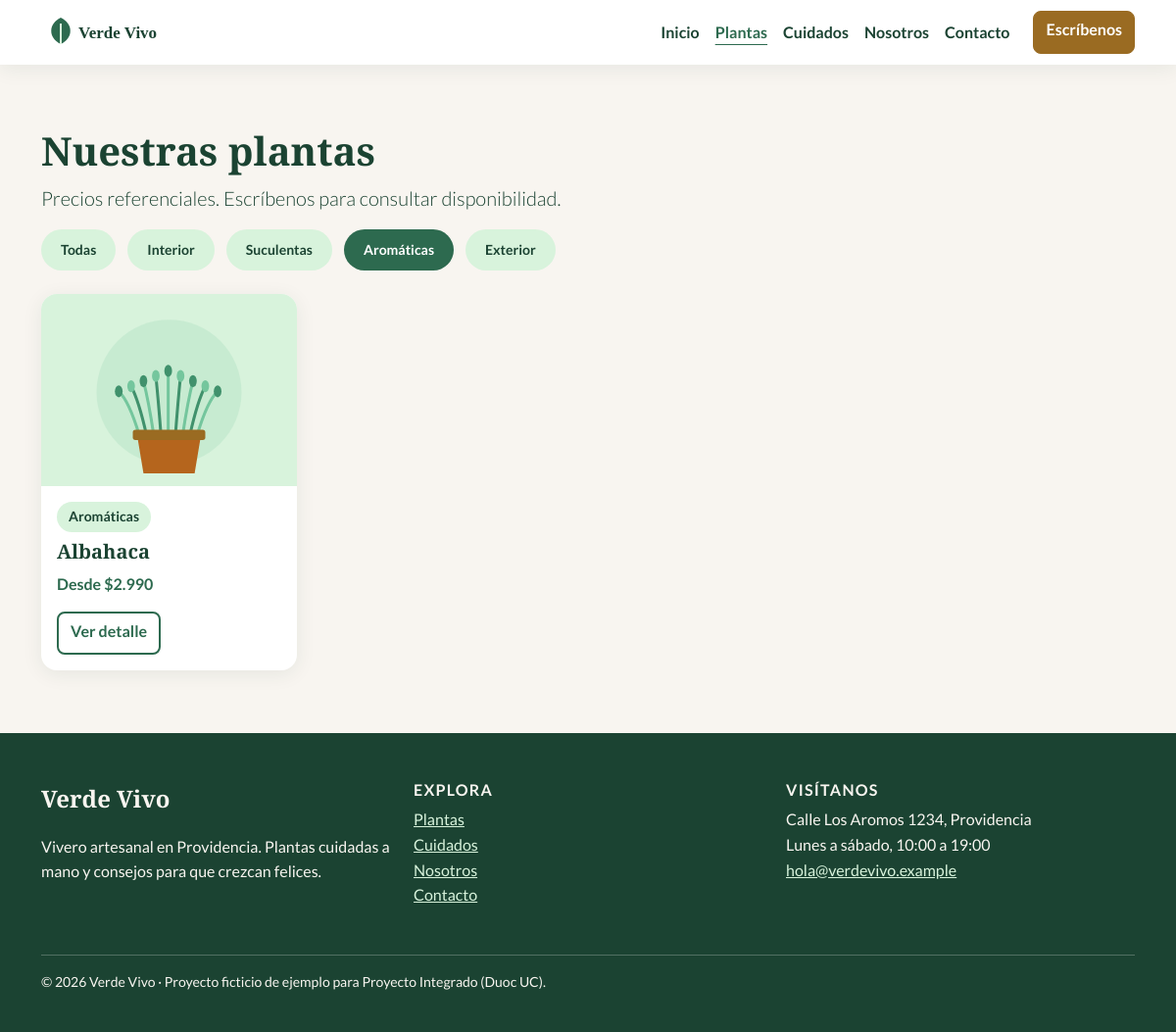
The app's page /plantas.php?categoria=aromaticas with its own data.
### tables this page shows
CREATE TABLE vv_categorias (
  c_id     INT AUTO_INCREMENT PRIMARY KEY,
  c_nombre VARCHAR(60) NOT NULL,
  c_slug   VARCHAR(60) NOT NULL UNIQUE
);

CREATE TABLE vv_plantas (
  p_id           INT AUTO_INCREMENT PRIMARY KEY,
  p_nombre       VARCHAR(120) NOT NULL,
  p_cientifico   VARCHAR(120) DEFAULT NULL,
  p_descripcion  TEXT NOT NULL,
  p_luz          VARCHAR(120) DEFAULT NULL,
  p_riego        VARCHAR(120) DEFAULT NULL,
  p_precio       INT UNSIGNED NOT NULL,
  p_imagen       VARCHAR(255) DEFAULT NULL,
  p_categoria_id INT DEFAULT NULL,
  p_destacada    TINYINT(1) NOT NULL DEFAULT 0,
  CONSTRAINT fk_planta_categoria FOREIGN KEY (p_categoria_id)
    REFERENCES vv_categorias (c_id) ON DELETE SET NULL
);

### class/db.php (called while the page is built, shortened)
<?php
class db {
    protected $connection;
    protected $query;
    public function __construct($dbhost = 'localhost', $dbuser = 'root', $dbpass = '', $dbname = '', $charset = 'utf8mb4') {
        $this->connection = @new mysqli($dbhost, $dbuser, $dbpass, $dbname);
        $this->connection->set_charset($charset);
    }
    public function query($query) {
        if ($this->query = $this->connection->prepare($query)) {
            if (func_num_args() > 1) {
                $x = func_get_args();
                $args = array_slice($x, 1);
                $types = '';
                $args_ref = array();
                foreach ($args as $k => &$arg) {
                    if (is_array($args[$k])) {
                        foreach ($args[$k] as $j => &$a) {
                            $types .= $this->_gettype($args[$k][$j]);
                            $args_ref[] = &$a;
                        }
                    } else {
                        $types .= $this->_gettype($args[$k]);
                        $args_ref[] = &$arg;
                    }
                }
                array_unshift($args_ref, $types);
                call_user_func_array(array($this->query, 'bind_param'), $args_ref);
            }
            $this->query->execute();
        } else {
            $this->error('No se puede preparar la declaración de MySQL (revisa tu sintaxis) - ' . $this->connection->error);
        }
        return $this;
    }
    public function fetchAll($callback = null) {
        $params = array();
        $row = array();
        $meta = $this->query->result_metadata();
        while ($field = $meta->fetch_field()) {
            $params[] = &$row[$field->name];
        }
        call_user_func_array(array($this->query, 'bind_result'), $params);
        $result = array();
        while ($this->query->fetch()) {
            $r = array();
            foreach ($row as $key => $val) {
                $r[$key] = $val;
            }
            if ($callback != null && is_callable($callback)) {
                $value = call_user_func($callback, $r);
                if ($value == 'break') {
                    break;
                }
            } else {
                $result[] = $r;
            }
        }
        return $result;
    }
    private function _gettype($var) {
        if (is_string($var)) return 's';
        return 'b';
    }
}

### class/helpers.php (called while the page is built)
<?php
function e($texto) {
    return htmlspecialchars((string)$texto, ENT_QUOTES, 'UTF-8');
}
function precio($valor) {
    return '$' . number_format((int)$valor, 0, ',', '.');
}

### plantas.php (the view, shortened to what this page needs)
<?php
include_once 'class/db.php';
include_once 'class/helpers.php';
$slug = trim($_GET['categoria'] ?? '');
$db = new db($dbhost, $dbuser, $dbpass, $dbname, 'utf8mb4');
$db->query('SELECT c_nombre, c_slug FROM vv_categorias ORDER BY c_id');
$categorias = $db->fetchAll();
if ($slug !== '') {
    $db->query('SELECT p.p_id, p.p_nombre, p.p_precio, p.p_imagen, c.c_nombre, c.c_slug
                FROM vv_plantas p
                JOIN vv_categorias c ON p.p_categoria_id = c.c_id
                WHERE c.c_slug = ?
                ORDER BY p.p_nombre', $slug);
} else {
    $db->query('SELECT p.p_id, p.p_nombre, p.p_precio, p.p_imagen, c.c_nombre, c.c_slug
                FROM vv_plantas p
                LEFT JOIN vv_categorias c ON p.p_categoria_id = c.c_id
                ORDER BY p.p_nombre');
}
$plantas = $db->fetchAll();
include_once 'header.php';
?>
    <section class="seccion">
      <div class="container">
        <h1>Nuestras plantas</h1>
        <p class="lead">Precios referenciales. Escríbenos para consultar disponibilidad.</p>
        <nav aria-label="Filtrar por categoría">
          <ul class="lista-categorias">
            <li><a class="chip chip--enlace" href="plantas.php"<?= $slug === '' ? ' aria-current="page"' : '' ?>>Todas</a></li>
<?php foreach ($categorias as $categoria): ?>
            <li><a class="chip chip--enlace" href="plantas.php?categoria=<?= e($categoria['c_slug']) ?>"<?= $slug === $categoria['c_slug'] ? ' aria-current="page"' : '' ?>><?= e($categoria['c_nombre']) ?></a></li>
<?php endforeach; ?>
          </ul>
        </nav>
<?php if (empty($plantas)): ?>
        <p>No hay plantas en esta categoría por ahora.</p>
<?php else: ?>
        <div class="row g-3 g-lg-4">
<?php foreach ($plantas as $planta): ?>
          <div class="col-12 col-sm-6 col-lg-3">
            <?php $nivelTitulo = 'h2'; include 'partes/tarjeta-planta.php'; ?>
          </div>
<?php endforeach; ?>
        </div>
<?php endif; ?>
      </div>
    </section>
<?php include_once 'footer.php'; ?>

### partes/tarjeta-planta.php
<?php
$nivelTitulo = $nivelTitulo ?? 'h3';
?>
<article class="tarjeta-planta card h-100">
  <img src="img/plantas/<?= e($planta['p_imagen'] ?: 'sin-imagen.svg') ?>" class="card-img-top"
       alt="Ilustración de <?= e(mb_strtolower($planta['p_nombre'])) ?> en maceta" width="600" height="450" loading="lazy">
  <div class="card-body">
    <p class="chip"><?= e($planta['c_nombre'] ?? 'Sin categoría') ?></p>
    <<?= $nivelTitulo ?> class="tarjeta-planta__titulo"><?= e($planta['p_nombre']) ?></<?= $nivelTitulo ?>>
    <p class="tarjeta-planta__precio">Desde <?= precio($planta['p_precio']) ?></p>
    <a href="planta.php?id=<?= (int)$planta['p_id'] ?>" class="btn btn-outline-verde stretched-link">Ver detalle<span class="visually-hidden"> de <?= e($planta['p_nombre']) ?></span></a>
  </div>
</article>

### css/estilos.css (style rules this page uses)
:root { --color-texto: #1B4332; --color-texto-suave: #5A6470; --color-titulo: #1B4332; --color-enlace: #2D6A4F; --color-fondo: #F8F5F0; --color-superficie: #FFFFFF; --color-accion: #9A6B22; --color-accion-hover: #7F5819; --color-foco: #1B4332; }
body { font-family: "Lato", Arial, sans-serif; color: var(--color-texto); background-color: var(--color-fondo); line-height: 1.6; }
h1, h2, h3, .h1, .h2, .h3, .h4 { font-family: "Playfair Display", Georgia, serif; color: var(--color-titulo); font-weight: 700; }
h1, .h1 { font-size: 2rem; }
@media (min-width: 768px) { h1, .h1 { font-size: 2.5rem; } }
h2, .h2 { font-size: 1.625rem; }
@media (min-width: 768px) { h2, .h2 { font-size: 2rem; } }
a { color: var(--color-enlace); }
.btn-outline-verde { border: 2px solid #2D6A4F; color: #2D6A4F; font-weight: 700; border-radius: 8px; min-height: 44px; }
.seccion { padding: 2.5rem 0; }
@media (min-width: 992px) { .seccion { padding: 4rem 0; } }
.chip { display: inline-block; margin-bottom: 0.5rem; padding: 0.25rem 0.75rem; border-radius: 999px; background-color: #D8F3DC; color: #1B4332; font-size: 0.875rem; font-weight: 700; }
.chip--enlace { padding: 0.625rem 1.25rem; text-decoration: none; }
.lista-categorias { display: flex; flex-wrap: wrap; gap: 0.75rem; padding: 0; list-style: none; }
.tarjeta-planta { border: 0; border-radius: 16px; box-shadow: 0 4px 20px rgba(27, 67, 50, 0.08); overflow: hidden; transition: transform 0.2s ease, box-shadow 0.2s ease; }
.tarjeta-planta .card-img-top { height: auto; }
.tarjeta-planta__titulo { font-size: 1.25rem; }
.tarjeta-planta__precio { font-weight: 700; color: #2D6A4F; }
.chip--enlace[aria-current=page] { background-color: #2D6A4F; color: #FFFFFF; }

### records on screen
vv_categorias: c_nombre "Interior"
vv_categorias: c_nombre "Suculentas"
vv_categorias: c_nombre "Exterior"
vv_plantas: p_imagen (picture), p_categoria.c_nombre "Aromáticas", p_nombre "Albahaca", p_precio "$2.990"

### other values on screen
$texto "Inicio"
$texto "Plantas"
$texto "Cuidados"
$texto "Nosotros"
$texto "Contacto"
$categoria['c_nombre'] "Aromáticas"
